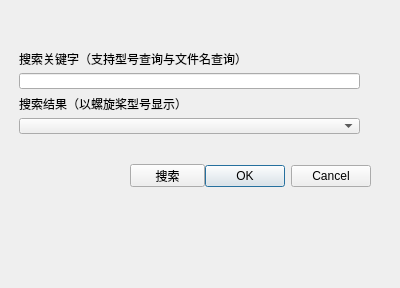
<?xml version="1.0" encoding="UTF-8"?>
<ui version="4.0">
 <class>findProp</class>
 <widget class="QDialog" name="findProp">
  <property name="geometry">
   <rect>
    <x>0</x>
    <y>0</y>
    <width>400</width>
    <height>288</height>
   </rect>
  </property>
  <property name="windowTitle">
   <string>Search</string>
  </property>
  <widget class="QDialogButtonBox" name="buttonBox">
   <property name="geometry">
    <rect>
     <x>30</x>
     <y>160</y>
     <width>341</width>
     <height>32</height>
    </rect>
   </property>
   <property name="orientation">
    <enum>Qt::Horizontal</enum>
   </property>
   <property name="standardButtons">
    <set>QDialogButtonBox::Cancel|QDialogButtonBox::Ok</set>
   </property>
  </widget>
  <widget class="QWidget" name="verticalLayoutWidget">
   <property name="geometry">
    <rect>
     <x>19</x>
     <y>50</y>
     <width>341</width>
     <height>84</height>
    </rect>
   </property>
   <layout class="QVBoxLayout" name="verticalLayout">
    <item>
     <widget class="QLabel" name="label_2">
      <property name="text">
       <string>搜索关键字（支持型号查询与文件名查询）</string>
      </property>
     </widget>
    </item>
    <item>
     <widget class="QLineEdit" name="keyInput"/>
    </item>
    <item>
     <widget class="QLabel" name="label">
      <property name="text">
       <string>搜索结果（以螺旋桨型号显示）</string>
      </property>
     </widget>
    </item>
    <item>
     <widget class="QComboBox" name="resBox"/>
    </item>
   </layout>
  </widget>
  <widget class="QPushButton" name="searchButton">
   <property name="geometry">
    <rect>
     <x>130</x>
     <y>164</y>
     <width>75</width>
     <height>23</height>
    </rect>
   </property>
   <property name="text">
    <string>搜索</string>
   </property>
  </widget>
 </widget>
 <resources/>
 <connections>
  <connection>
   <sender>buttonBox</sender>
   <signal>accepted()</signal>
   <receiver>findProp</receiver>
   <slot>accept()</slot>
   <hints>
    <hint type="sourcelabel">
     <x>248</x>
     <y>254</y>
    </hint>
    <hint type="destinationlabel">
     <x>157</x>
     <y>274</y>
    </hint>
   </hints>
  </connection>
  <connection>
   <sender>buttonBox</sender>
   <signal>rejected()</signal>
   <receiver>findProp</receiver>
   <slot>reject()</slot>
   <hints>
    <hint type="sourcelabel">
     <x>316</x>
     <y>260</y>
    </hint>
    <hint type="destinationlabel">
     <x>286</x>
     <y>274</y>
    </hint>
   </hints>
  </connection>
 </connections>
</ui>
